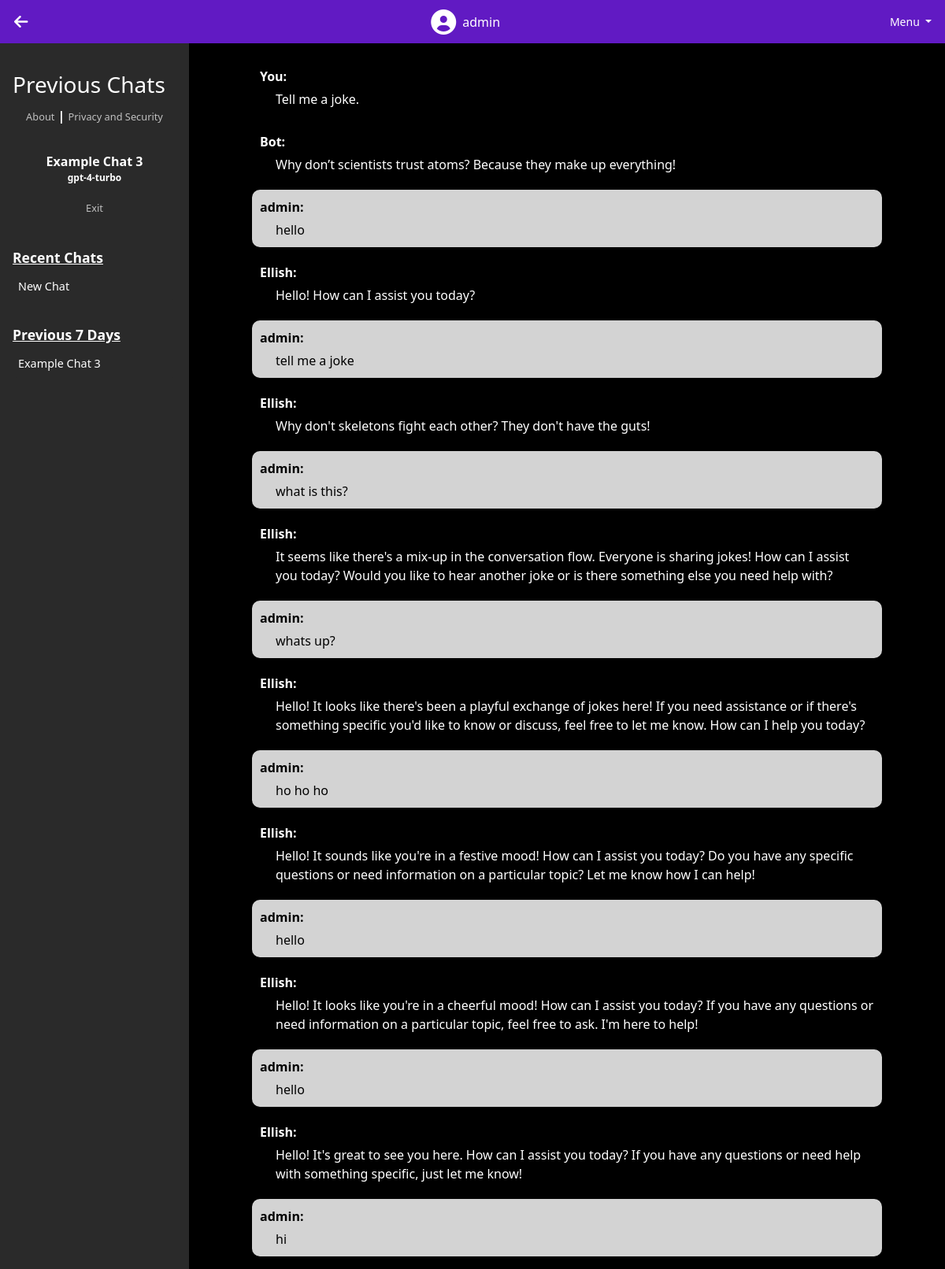
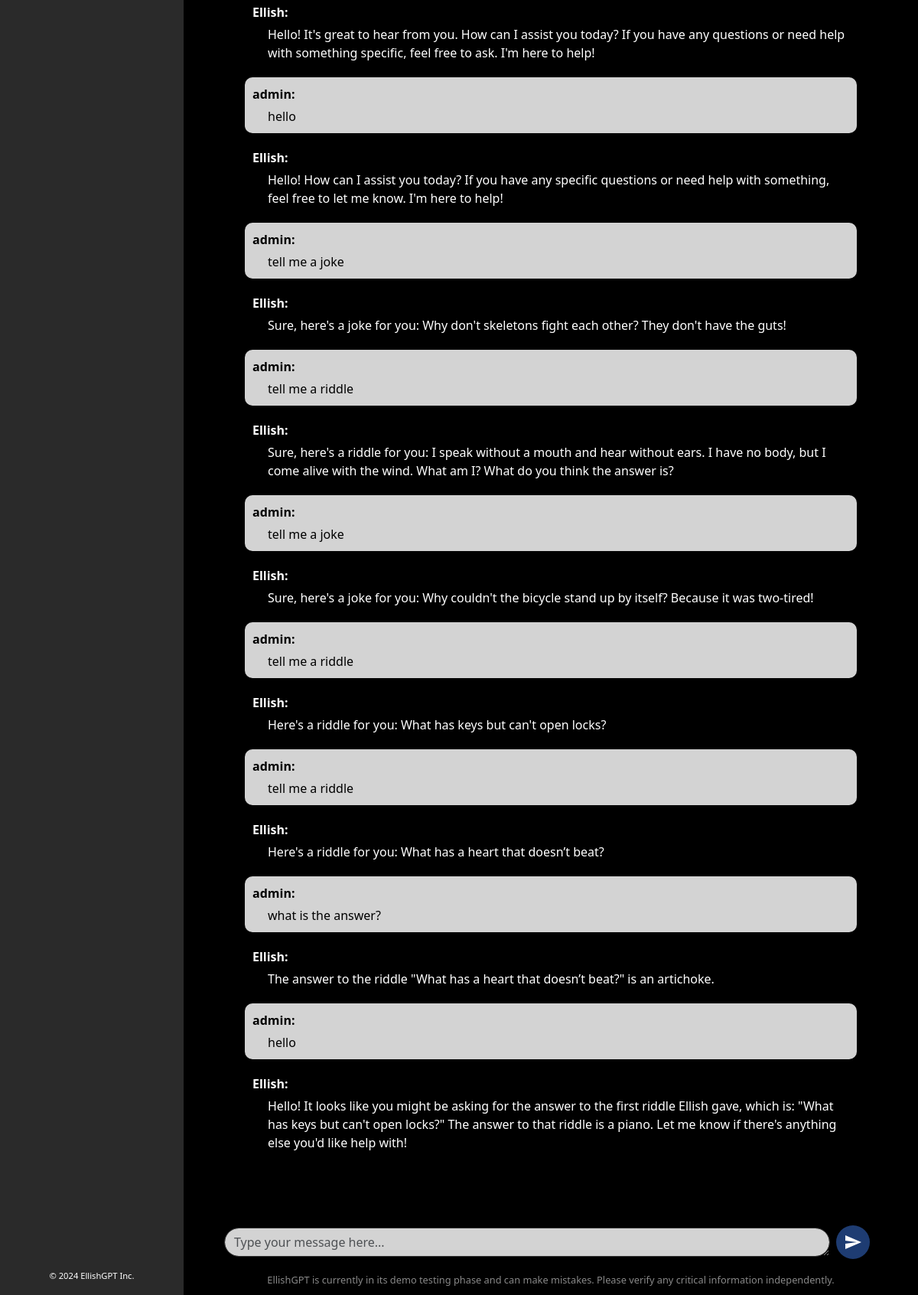
Screenshot of /chat/3 (signed in) with the database file from the repository (2 pictures, top to bottom).
### tables this page shows
CREATE TABLE chats (
                chat_id INTEGER PRIMARY KEY,
                user_id INTEGER,
                model_id INTEGER,
                title TEXT,
                chat TEXT,
                time TIMESTAMP,
                model_name TEXT,
                FOREIGN KEY(user_id) REFERENCES users(userid),
                FOREIGN KEY(model_id) REFERENCES models(modelid)
            );

CREATE TABLE chat_messages (
                id INTEGER PRIMARY KEY AUTOINCREMENT,
                chat_id INTEGER,
                sender TEXT,
                message TEXT,
                timestamp TIMESTAMP DEFAULT CURRENT_TIMESTAMP,
                FOREIGN KEY (chat_id) REFERENCES chats(chat_id)
            );

### genaiserver_wl_folder/flask_app.py (the view, shortened to what this page needs)
    @app.route('/chat/<int:chat_id>', methods=['GET', 'POST'])
    @login_required
    def open_chat(chat_id):
        try:
            db = get_db()
            username = session.get('username')
            if not username:
                flash("User not logged in.")
                return redirect(url_for('home'))
            cur = db.execute('SELECT userid FROM users WHERE username = ?', (username,))
            result = cur.fetchone()
            if result is None:
                flash("User not found.")
                return redirect(url_for('home'))
            user_id = result['userid']
            cur = db.execute('SELECT * FROM chats WHERE chat_id = ?', (chat_id,))
            chat = cur.fetchone()
            if chat is None:
                logging.error(f"Chat with id {chat_id} not found.")
                flash("Chat not found.")
                return redirect(url_for('chat'))
            chat_data = dict(time=chat['time'], chat=chat['chat'], title=chat['title'], chat_id=chat['chat_id'], model_name=chat['model_name'])
            cur_messages = db.execute('SELECT sender, message, timestamp FROM chat_messages WHERE chat_id = ? ORDER BY timestamp ASC', (chat_id,))
            messages = [{'sender': row['sender'], 'message': row['message'], 'timestamp': row['timestamp']} for row in cur_messages.fetchall()]
            cur2 = db.execute('SELECT * FROM chats WHERE user_id = ? ORDER BY time;', (user_id,))
            chats = [dict(time=row['time'], chat=row['chat'], title=row['title'], chat_id=row['chat_id'], model_name=row['model_name']) for row in cur2.fetchall()]
            today = datetime.now(timezone.utc)
            one_day_ago = today - timedelta(days=1)
            seven_days_ago = today - timedelta(days=7)
            app_data = {
                'description': 'Your AI Chat Application'
            }
            for chat in chats:
                if chat['time'].tzinfo is None:
                    chat['time'] = chat['time'].replace(tzinfo=timezone.utc)
            return render_template("chat_detail.html", app_data=app_data, chat=chat_data, messages=messages, chats=chats, hide_navbar=True, datetime=datetime, timedelta=timedelta, today=today, one_day_ago=one_day_ago, seven_days_ago=seven_days_ago)
        except Exception as e:
            logging.exception(f"Error opening chat {chat_id}: {e}")
            flash("An error occurred while trying to open the chat.")
            return redirect(url_for('chat'))

### genaiserver_wl_folder/sql.py (called while the page is built)
def convert_datetime(s):
    return datetime.strptime(s.decode('utf-8'), '%Y-%m-%d %H:%M:%S')

### templates/chat_detail.html (shortened to what this page needs)
{% extends 'layout.html' %} {% block body %}
<div class="container-fluid p-0 m-0">
    <div
        class="d-flex justify-content-between align-items-center p-2"
        style="background-color: #611ac3; height: 55px"
    >
        <div class="d-flex align-items-center">
            <button
                class="btn btn-sm btn-toggle-sidebar"
                onclick="toggleSidebar()"
            >
                <i id="sidebarToggleIcon" class="fa fa-arrow-left"></i>
            </button>
        </div>
        <div class="d-flex align-items-center ms-3">
            <a
                class="nav-link text-white d-flex align-items-center"
                href="/profile"
            >
                <i class="fa fa-user-circle fa-2x"></i>
                <span class="ms-2">{{ session['username'] }}</span>
            </a>
        </div>
        <div
            class="dropdown"
            onmouseover="openDropdown()"
            onmouseleave="closeDropdown()"
        >
            <button
                class="btn btn-sm text-white dropdown-toggle"
                type="button"
                id="dropdownMenuButton"
            >
                Menu
            </button>
        </div>
    </div>
    <div class="row m-0" style="height: calc(100vh - 55px); overflow: hidden">
        <div
            class="d-flex align-items-stretch p-0 m-0 sidebar-container"
            style="z-index: 2; background-color: #2a2a2a; overflow-y: auto"
        >
            <div
                class="list-group sidebar d-flex flex-column justify-content-between w-100"
                style="height: 100%; border-radius: 0"
            >
                <div class="sidebar-content">
                    <div
                        class="sidebar-header text-white p-3"
                        style="margin-top: 20px; font-weight: bold"
                    >
                        <h3 style="margin-bottom: 10px">Previous Chats</h3>
                        <div class="text-center" style="margin-bottom: 10px">
                            <a
                                href="{{ url_for('about') }}"
                                class="text-white"
                                style="
                                    font-size: 0.8rem;
                                    opacity: 0.7;
                                    font-weight: normal;
                                    text-decoration: none;
                                "
                                >About</a
                            >
                            |
                            <a
                                href="{{ url_for('privacy') }}"
                                class="text-white"
                                style="
                                    font-size: 0.8rem;
                                    opacity: 0.7;
                                    font-weight: normal;
                                    text-decoration: none;
                                "
                                >Privacy and Security</a
                            >
                        </div>
                        <br />
                        <div class="text-center" style="margin-bottom: 10px">
                            <strong>{{ chat.title }}</strong>
                            <p style="font-size: 12px">{{ chat.model_name }}</p>
                        </div>
                        <div class="text-center" style="margin-bottom: 10px">
                            <a
                                href="{{ url_for('chat') }}"
                                class="text-white"
                                style="
                                    font-size: 0.8rem;
                                    opacity: 0.7;
                                    font-weight: normal;
                                    text-decoration: none;
                                "
                                >Exit</a
                            >
                        </div>
                    </div>
                    {% set recent_chats = chats | selectattr("time", ">",
                    one_day_ago) | list %} {% set past_week_chats = chats |
                    selectattr("time", ">", seven_days_ago) | selectattr("time",
                    "<=", one_day_ago) | list %} {% set older_chats = chats |
                    selectattr("time", "<=", seven_days_ago) | list %} {% if
                    recent_chats %}
                    <div class="sidebar-section text-white p-3">
                        <h6 class="subheading">Recent Chats</h6>
                        {% for chat in recent_chats | sort(attribute='time',
                        reverse=True) %}
                        <div class="list-group-item-container">
                            <a
                                href="{{ url_for('open_chat', chat_id=chat.chat_id) }}"
                                class="list-group-item list-group-item-action sidebar-item rounded"
                                >{{ chat.title }}</a
                            >
                        </div>
                        {% endfor %}
                    </div>
                    {% endif %} {% if past_week_chats %}
                    <div class="sidebar-section text-white p-3">
                        <h6 class="subheading">Previous 7 Days</h6>
                        {% for chat in past_week_chats | sort(attribute='time',
                        reverse=True) %}
                        <div class="list-group-item-container">
                            <a
                                href="{{ url_for('open_chat', chat_id=chat.chat_id) }}"
                                class="list-group-item list-group-item-action sidebar-item rounded"
                                >{{ chat.title }}</a
                            >
                        </div>
                        {% endfor %}
                    </div>
                    {% endif %}
                </div>
                <div
                    class="sidebar-footer text-white p-3 text-center"
                    style="font-size: 0.7rem"
                >
                    &copy; 2024 EllishGPT Inc.
                </div>
            </div>
        </div>
        <div
            class="col-md-10 d-flex justify-content-center align-items-center p-0 m-0 main-content"
        >
            <div
                class="chat-interface-container d-flex flex-column justify-content-between align-items-center p-0"
                style="
                    max-width: 1000px;
                    width: 100%;
                    height: calc(100vh - 55px);
                "
            >
                <div
                    class="chat-box bg-black text-white d-flex flex-column align-items-center"
                    style="
                        flex-grow: 1;
                        padding: 20px;
                        overflow-y: auto;
                        width: 100%;
                    "
                >
                    <div
                        id="chatHistory"
                        class="chat-history mb-4"
                        style="
                            flex-grow: 1;
                            padding-bottom: 1rem;
                            width: 100%;
                            max-width: 800px;
                        "
                    >
                        {% for message in messages %}
                        <div
                            class="chat-message {% if message.sender == session['username'] %}user-message{% else %}bot-message{% endif %}"
                            style="max-width: 100%"
                        >
                            <strong>{{ message.sender }}:</strong>
                            <div class="message-content">
                                {{ message.message }}
                            </div>
                        </div>
                        {% endfor %}
                    </div>
                </div>
                <div
                    class="chat-input mt-3"
                    style="flex-shrink: 0; width: 100%"
                >
                    <form
                        id="chatForm"
                        class="d-flex align-items-center justify-content-center w-100"
                    >
                        <div
                            class="input-group"
                            style="max-width: 800px; width: 100%"
                        >
                            <textarea
                                class="form-control me-2"
                                rows="1"
                                name="chat"
                                id="chatInput"
                                placeholder="Type your message here..."
                                style="
                                    background-color: #d3d3d3;
                                    color: black;
                                    border: 1px solid #333;
                                    border-radius: 25px;
                                "
                            ></textarea>
                        </div>
                        <button
                            class="btn btn-send"
                            type="button"
                            onclick="sendChat()"
                            style="
                                background: #1e3c72;
                                color: white;
                                border: none;
                                border-radius: 50%;
                                padding: 10px;
                                display: flex;
                                align-items: center;
                                justify-content: center;
                                cursor: pointer;
                                margin-right: 10px;
                                z-index: 1;
                            "
                        >
                            <svg
                                xmlns="http://www.w3.org/2000/svg"
                                width="24"
                                height="24"
                                fill="white"
                                viewBox="0 0 24 24"
                            >
                                <path
                                    d="M2.01 21l20.99-9-20.99-9-.01 7 15 2-15 2z"
                                />
                            </svg>
                        </button>
                    </form>
                    <div class="footer-text mt-2 text-center">
                        EllishGPT is currently in its demo testing phase and can
                        make mistakes. Please verify any critical information
                        independently.
                    </div>
                </div>
            </div>
        </div>
    </div>
</div>
{% endblock %}

### templates/layout.html (style rules this page uses)
html, body { margin: 0; padding: 0; height: 100%; overflow-x: hidden; }

### templates/chat_detail.html (style rules this page uses)
body { opacity: 1; transition: opacity 0.5s ease-in-out; background-color: black; color: white; }
.sidebar { background-color: #2a2a2a; height: 100%; flex-grow: 1; transition: all 0.3s ease; }
.sidebar-item { background-color: #2a2a2a; color: white; margin-bottom: 2px; padding: 6px; text-align: left; font-size: 0.9rem; transition: background-color 0.3s, color 0.3s; border-radius: 10px; border-color: #2a2a2a; position: relative; display: flex; align-items: center; justify-content: space-between; }
.list-group-item-container { position: relative; display: flex; align-items: center; justify-content: space-between; }
.btn-toggle-sidebar { background: none; border: none; color: white; font-size: 20px; padding: 5px 10px; cursor: pointer; }
.sidebar-container { transition: all 0.3s ease; position: absolute; top: 55px; left: 0; bottom: 0; max-width: 20%; overflow-y: auto; height: calc(100vh - 55px); background-color: #2a2a2a; z-index: 2; }
.main-content { transition: all 0.3s ease; width: 100%; display: flex; justify-content: center; align-items: center; flex-direction: column; transform: translateX(10%); }
.footer-text { font-size: 0.8rem; color: #888; text-align: center; padding: 10px; width: 100%; }
.subheading { font-weight: bold; color: #ffffff; font-size: 1.1rem; text-decoration: underline; }
.sidebar-content { flex-grow: 1; }
.sidebar-footer { background-color: #2a2a2a; }
.form-control { background-color: #444; border: none; color: white; }
.chat-message { display: flex; flex-direction: column; align-items: flex-start; margin-bottom: 10px; padding: 10px; border-radius: 10px; width: 100%; max-width: 100%; word-wrap: break-word; }
.user-message { background-color: #d3d3d3; color: black; }
.bot-message { background-color: transparent; color: white; }
.message-content { margin-left: 20px; margin-top: 5px; }

### rows the page displays
chats: title "Example Chat 3", model_name "gpt-4-turbo"
chats: title "New Chat"
chat_messages: sender "You", message "Tell me a joke."
chat_messages: sender "Bot", message "Why don’t scientists trust atoms? Because they make up everything!"
chat_messages: sender "admin", message "hello"
chat_messages: sender "Ellish", message "Hello! How can I assist you today?"
chat_messages: sender "admin", message "tell me a joke"
chat_messages: sender "Ellish", message "Why don't skeletons fight each other? They don't have the guts!"
chat_messages: sender "admin", message "what is this?"
chat_messages: sender "Ellish", message "It seems like there's a mix-up in the conversation flow. Everyone is sharing jokes! How can I assist you today? Would you like to hear another joke or is there something else you need help with?"
chat_messages: sender "admin", message "whats up?"
chat_messages: sender "Ellish", message "Hello! It looks like there's been a playful exchange of jokes here! If you need assistance or if there's something specific you'd like to know or discuss, feel free to let me know. How can I help you today?"
chat_messages: sender "admin", message "ho ho ho"
chat_messages: sender "Ellish", message "Hello! It sounds like you're in a festive mood! How can I assist you today? Do you have any specific questions or need information on a particular topic? Let me know how I can help!"
chat_messages: sender "admin", message "hello"
chat_messages: sender "Ellish", message "Hello! It looks like you're in a cheerful mood! How can I assist you today? If you have any questions or need information on a particular topic, feel free to ask. I'm here to help!"
chat_messages: sender "admin", message "hello"
chat_messages: sender "Ellish", message "Hello! It's great to see you here. How can I assist you today? If you have any questions or need help with something specific, just let me know!"
chat_messages: sender "admin", message "hi"
chat_messages: sender "Ellish", message "Hello! It's great to hear from you. How can I assist you today? If you have any questions or need help with something specific, feel free to ask. I'm here to help!"
chat_messages: sender "admin", message "hello"
chat_messages: sender "Ellish", message "Hello! How can I assist you today? If you have any specific questions or need help with something, feel free to let me know. I'm here to help!"
chat_messages: sender "admin", message "tell me a joke"
chat_messages: sender "Ellish", message "Sure, here's a joke for you: Why don't skeletons fight each other? They don't have the guts!"
chat_messages: sender "admin", message "tell me a riddle"
chat_messages: sender "Ellish", message "Sure, here's a riddle for you: I speak without a mouth and hear without ears. I have no body, but I come alive with the wind. What am I? What do you think the answer is?"
chat_messages: sender "admin", message "tell me a joke"
chat_messages: sender "Ellish", message "Sure, here's a joke for you: Why couldn't the bicycle stand up by itself? Because it was two-tired!"
chat_messages: sender "admin", message "tell me a riddle"
chat_messages: sender "Ellish", message "Here's a riddle for you: What has keys but can't open locks?"
chat_messages: sender "admin", message "tell me a riddle"
chat_messages: sender "Ellish", message "Here's a riddle for you: What has a heart that doesn’t beat?"
chat_messages: sender "admin", message "what is the answer?"
chat_messages: sender "Ellish", message "The answer to the riddle \"What has a heart that doesn’t beat?\" is an artichoke."
chat_messages: sender "admin", message "hello"
chat_messages: sender "Ellish", message "Hello! It looks like you might be asking for the answer to the first riddle Ellish gave, which is: \"What has keys but can't open locks?\" The answer to that riddle is a piano. Let me know if there's anything else you'd like help with!"

### other values shown
{{ session['username'] }} "admin"
